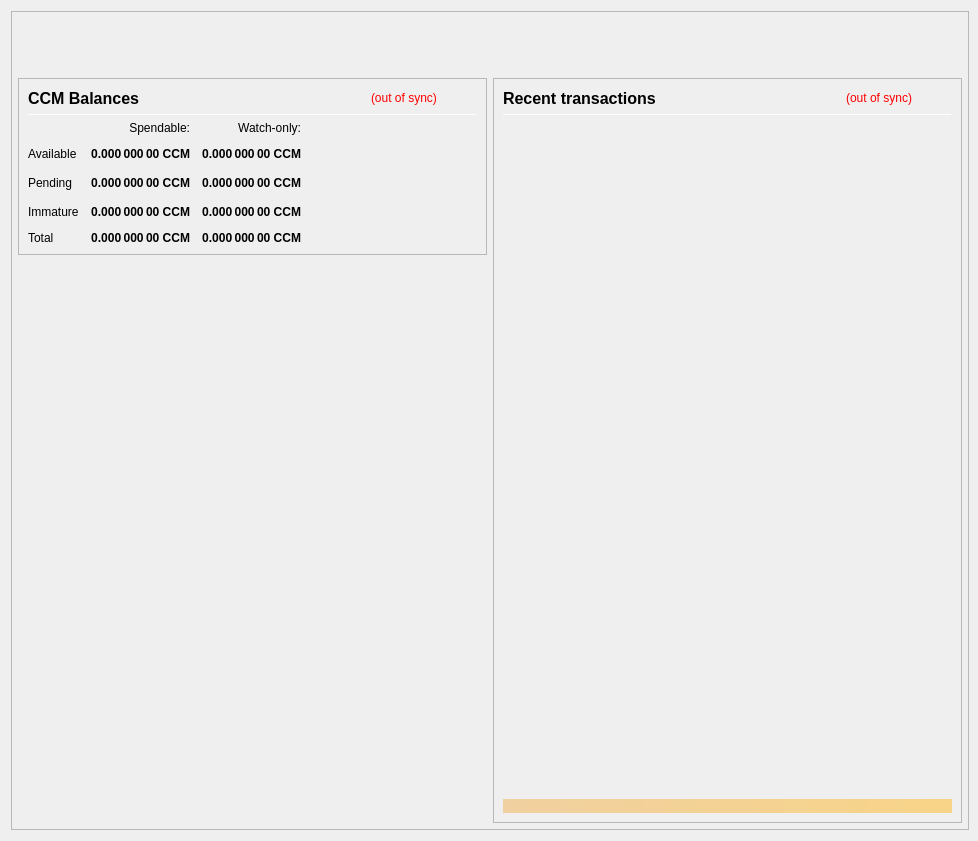
<?xml version="1.0" encoding="UTF-8"?>
<ui version="4.0">
 <class>OverviewPage</class>
 <widget class="QWidget" name="OverviewPage">
  <property name="geometry">
   <rect>
    <x>0</x>
    <y>0</y>
    <width>978</width>
    <height>841</height>
   </rect>
  </property>
  <property name="minimumSize">
   <size>
    <width>960</width>
    <height>682</height>
   </size>
  </property>
  <property name="font">
   <font>
    <weight>50</weight>
    <bold>false</bold>
   </font>
  </property>
  <property name="windowTitle">
   <string>Form</string>
  </property>
  <layout class="QVBoxLayout" name="topLayout" stretch="0">
   <property name="rightMargin">
    <number>9</number>
   </property>
   <item>
    <widget class="QFrame" name="frame_BG">
     <property name="minimumSize">
      <size>
       <width>850</width>
       <height>610</height>
      </size>
     </property>
     <property name="maximumSize">
      <size>
       <width>16777215</width>
       <height>16777215</height>
      </size>
     </property>
     <property name="frameShape">
      <enum>QFrame::StyledPanel</enum>
     </property>
     <property name="frameShadow">
      <enum>QFrame::Raised</enum>
     </property>
     <layout class="QVBoxLayout" name="verticalLayout_3" stretch="0">
      <property name="leftMargin">
       <number>0</number>
      </property>
      <property name="topMargin">
       <number>0</number>
      </property>
      <property name="rightMargin">
       <number>0</number>
      </property>
      <property name="bottomMargin">
       <number>6</number>
      </property>
      <item>
       <layout class="QVBoxLayout" name="verticalLayout_Master" stretch="0,1">
        <property name="leftMargin">
         <number>0</number>
        </property>
        <property name="topMargin">
         <number>0</number>
        </property>
        <property name="rightMargin">
         <number>0</number>
        </property>
        <property name="bottomMargin">
         <number>0</number>
        </property>
        <item>
         <widget class="QFrame" name="frame_Header">
          <layout class="QVBoxLayout" name="verticalLayout_Header" stretch="0">
           <property name="leftMargin">
            <number>0</number>
           </property>
           <property name="topMargin">
            <number>0</number>
           </property>
           <property name="rightMargin">
            <number>0</number>
           </property>
           <property name="bottomMargin">
            <number>0</number>
           </property>
           <item>
            <layout class="QHBoxLayout" name="horizontalLayout_Header" stretch="1,0">
             <property name="spacing">
              <number>6</number>
             </property>
             <item>
              <spacer name="horizontalSpacer_Header">
               <property name="orientation">
                <enum>Qt::Horizontal</enum>
               </property>
               <property name="sizeHint" stdset="0">
                <size>
                 <width>40</width>
                 <height>20</height>
                </size>
               </property>
              </spacer>
             </item>
             <item>
              <widget class="QLabel" name="labelOverviewHeaderRight">
               <property name="minimumSize">
                <size>
                 <width>464</width>
                 <height>60</height>
                </size>
               </property>
               <property name="maximumSize">
                <size>
                 <width>16777215</width>
                 <height>60</height>
                </size>
               </property>
               <property name="font">
                <font>
                 <pointsize>14</pointsize>
                </font>
               </property>
               <property name="text">
                <string/>
               </property>
               <property name="alignment">
                <set>Qt::AlignRight|Qt::AlignTrailing|Qt::AlignVCenter</set>
               </property>
              </widget>
             </item>
            </layout>
           </item>
          </layout>
         </widget>
        </item>
        <item>
         <widget class="QFrame" name="frame_Content">
          <layout class="QVBoxLayout" name="verticalLayout_Content">
           <property name="leftMargin">
            <number>6</number>
           </property>
           <property name="topMargin">
            <number>0</number>
           </property>
           <property name="rightMargin">
            <number>6</number>
           </property>
           <property name="bottomMargin">
            <number>0</number>
           </property>
           <item>
            <layout class="QHBoxLayout" name="horizontalLayout_Content" stretch="1,1">
             <property name="spacing">
              <number>6</number>
             </property>
             <item>
              <layout class="QVBoxLayout" name="verticalLayout_left" stretch="0,0">
               <item>
                <widget class="QFrame" name="frameBalances">
                 <property name="frameShape">
                  <enum>QFrame::StyledPanel</enum>
                 </property>
                 <property name="frameShadow">
                  <enum>QFrame::Raised</enum>
                 </property>
                 <layout class="QVBoxLayout" name="verticalLayout_4">
                  <item>
                   <layout class="QHBoxLayout" name="hlBalancesHeader" stretch="2,0,0">
                    <property name="spacing">
                     <number>6</number>
                    </property>
                    <item>
                     <widget class="QLabel" name="labelBalances">
                      <property name="minimumSize">
                       <size>
                        <width>0</width>
                        <height>0</height>
                       </size>
                      </property>
                      <property name="font">
                       <font>
                        <pointsize>12</pointsize>
                        <weight>75</weight>
                        <bold>true</bold>
                       </font>
                      </property>
                      <property name="text">
                       <string>CCM Balances</string>
                      </property>
                     </widget>
                    </item>
                    <item>
                     <widget class="QLabel" name="labelWalletStatus">
                      <property name="cursor">
                       <cursorShape>WhatsThisCursor</cursorShape>
                      </property>
                      <property name="toolTip">
                       <string>The displayed information may be out of date. Your wallet automatically synchronizes with the CRYPTOCOUPON network after a connection is established, but this process has not completed yet.</string>
                      </property>
                      <property name="styleSheet">
                       <string notr="true">QLabel { color: red; }</string>
                      </property>
                      <property name="text">
                       <string notr="true">(out of sync)</string>
                      </property>
                      <property name="alignment">
                       <set>Qt::AlignLeading|Qt::AlignLeft|Qt::AlignVCenter</set>
                      </property>
                     </widget>
                    </item>
                    <item>
                     <spacer name="hsBalancesHeader">
                      <property name="orientation">
                       <enum>Qt::Horizontal</enum>
                      </property>
                      <property name="sizeHint" stdset="0">
                       <size>
                        <width>40</width>
                        <height>20</height>
                       </size>
                      </property>
                     </spacer>
                    </item>
                   </layout>
                  </item>
                  <item>
                   <widget class="Line" name="lineBalances">
                    <property name="minimumSize">
                     <size>
                      <width>0</width>
                      <height>1</height>
                     </size>
                    </property>
                    <property name="maximumSize">
                     <size>
                      <width>16777215</width>
                      <height>1</height>
                     </size>
                    </property>
                    <property name="orientation">
                     <enum>Qt::Horizontal</enum>
                    </property>
                   </widget>
                  </item>
                  <item>
                   <layout class="QGridLayout" name="gridLayout">
                    <property name="spacing">
                     <number>12</number>
                    </property>
                    <item row="2" column="2">
                     <widget class="QLabel" name="labelWatchPending">
                      <property name="font">
                       <font>
                        <weight>75</weight>
                        <bold>true</bold>
                       </font>
                      </property>
                      <property name="cursor">
                       <cursorShape>ArrowCursor</cursorShape>
                      </property>
                      <property name="toolTip">
                       <string>Unconfirmed transactions to watch-only addresses</string>
                      </property>
                      <property name="text">
                       <string notr="true">0.000 000 00 CCM</string>
                      </property>
                      <property name="alignment">
                       <set>Qt::AlignRight|Qt::AlignTrailing|Qt::AlignVCenter</set>
                      </property>
                      <property name="textInteractionFlags">
                       <set>Qt::NoTextInteraction</set>
                      </property>
                     </widget>
                    </item>
                    <item row="2" column="1">
                     <widget class="QLabel" name="labelUnconfirmed">
                      <property name="font">
                       <font>
                        <weight>75</weight>
                        <bold>true</bold>
                       </font>
                      </property>
                      <property name="cursor">
                       <cursorShape>ArrowCursor</cursorShape>
                      </property>
                      <property name="toolTip">
                       <string>Total of transactions that have yet to be confirmed, and do not yet count toward the spendable balance</string>
                      </property>
                      <property name="text">
                       <string notr="true">0.000 000 00 CCM</string>
                      </property>
                      <property name="alignment">
                       <set>Qt::AlignRight|Qt::AlignTrailing|Qt::AlignVCenter</set>
                      </property>
                      <property name="textInteractionFlags">
                       <set>Qt::NoTextInteraction</set>
                      </property>
                     </widget>
                    </item>
                    <item row="3" column="2">
                     <widget class="QLabel" name="labelWatchImmature">
                      <property name="font">
                       <font>
                        <weight>75</weight>
                        <bold>true</bold>
                       </font>
                      </property>
                      <property name="cursor">
                       <cursorShape>ArrowCursor</cursorShape>
                      </property>
                      <property name="toolTip">
                       <string>Staked or masternode rewards in watch-only addresses that has not yet matured</string>
                      </property>
                      <property name="text">
                       <string notr="true">0.000 000 00 CCM</string>
                      </property>
                      <property name="alignment">
                       <set>Qt::AlignRight|Qt::AlignTrailing|Qt::AlignVCenter</set>
                      </property>
                      <property name="textInteractionFlags">
                       <set>Qt::NoTextInteraction</set>
                      </property>
                     </widget>
                    </item>
                    <item row="4" column="0">
                     <widget class="QLabel" name="labelTotalText">
                      <property name="text">
                       <string>Total</string>
                      </property>
                      <property name="textInteractionFlags">
                       <set>Qt::NoTextInteraction</set>
                      </property>
                     </widget>
                    </item>
                    <item row="3" column="1">
                     <widget class="QLabel" name="labelImmature">
                      <property name="font">
                       <font>
                        <weight>75</weight>
                        <bold>true</bold>
                       </font>
                      </property>
                      <property name="cursor">
                       <cursorShape>ArrowCursor</cursorShape>
                      </property>
                      <property name="toolTip">
                       <string>Staked or masternode rewards that has not yet matured</string>
                      </property>
                      <property name="text">
                       <string notr="true">0.000 000 00 CCM</string>
                      </property>
                      <property name="alignment">
                       <set>Qt::AlignRight|Qt::AlignTrailing|Qt::AlignVCenter</set>
                      </property>
                      <property name="textInteractionFlags">
                       <set>Qt::NoTextInteraction</set>
                      </property>
                     </widget>
                    </item>
                    <item row="2" column="3">
                     <spacer name="hsBalances">
                      <property name="orientation">
                       <enum>Qt::Horizontal</enum>
                      </property>
                      <property name="sizeHint" stdset="0">
                       <size>
                        <width>40</width>
                        <height>20</height>
                       </size>
                      </property>
                     </spacer>
                    </item>
                    <item row="3" column="0">
                     <widget class="QLabel" name="labelImmatureText">
                      <property name="text">
                       <string>Immature</string>
                      </property>
                      <property name="textInteractionFlags">
                       <set>Qt::NoTextInteraction</set>
                      </property>
                     </widget>
                    </item>
                    <item row="4" column="1">
                     <widget class="QLabel" name="labelTotal">
                      <property name="font">
                       <font>
                        <weight>75</weight>
                        <bold>true</bold>
                       </font>
                      </property>
                      <property name="cursor">
                       <cursorShape>ArrowCursor</cursorShape>
                      </property>
                      <property name="toolTip">
                       <string>Your current total balance</string>
                      </property>
                      <property name="text">
                       <string notr="true">0.000 000 00 CCM</string>
                      </property>
                      <property name="alignment">
                       <set>Qt::AlignRight|Qt::AlignTrailing|Qt::AlignVCenter</set>
                      </property>
                      <property name="textInteractionFlags">
                       <set>Qt::NoTextInteraction</set>
                      </property>
                     </widget>
                    </item>
                    <item row="4" column="2">
                     <widget class="QLabel" name="labelWatchTotal">
                      <property name="font">
                       <font>
                        <weight>75</weight>
                        <bold>true</bold>
                       </font>
                      </property>
                      <property name="cursor">
                       <cursorShape>ArrowCursor</cursorShape>
                      </property>
                      <property name="toolTip">
                       <string>Current total balance in watch-only addresses</string>
                      </property>
                      <property name="text">
                       <string notr="true">0.000 000 00 CCM</string>
                      </property>
                      <property name="alignment">
                       <set>Qt::AlignRight|Qt::AlignTrailing|Qt::AlignVCenter</set>
                      </property>
                      <property name="textInteractionFlags">
                       <set>Qt::NoTextInteraction</set>
                      </property>
                     </widget>
                    </item>
                    <item row="0" column="2">
                     <widget class="QLabel" name="labelWatchonly">
                      <property name="text">
                       <string>Watch-only:</string>
                      </property>
                      <property name="alignment">
                       <set>Qt::AlignRight|Qt::AlignTrailing|Qt::AlignVCenter</set>
                      </property>
                     </widget>
                    </item>
                    <item row="1" column="0">
                     <widget class="QLabel" name="labelBalanceText">
                      <property name="text">
                       <string>Available</string>
                      </property>
                      <property name="textInteractionFlags">
                       <set>Qt::NoTextInteraction</set>
                      </property>
                     </widget>
                    </item>
                    <item row="1" column="1">
                     <widget class="QLabel" name="labelBalance">
                      <property name="font">
                       <font>
                        <weight>75</weight>
                        <bold>true</bold>
                       </font>
                      </property>
                      <property name="cursor">
                       <cursorShape>ArrowCursor</cursorShape>
                      </property>
                      <property name="toolTip">
                       <string>Your current spendable balance</string>
                      </property>
                      <property name="text">
                       <string notr="true">0.000 000 00 CCM</string>
                      </property>
                      <property name="alignment">
                       <set>Qt::AlignRight|Qt::AlignTrailing|Qt::AlignVCenter</set>
                      </property>
                      <property name="textInteractionFlags">
                       <set>Qt::NoTextInteraction</set>
                      </property>
                     </widget>
                    </item>
                    <item row="1" column="2">
                     <widget class="QLabel" name="labelWatchAvailable">
                      <property name="font">
                       <font>
                        <weight>75</weight>
                        <bold>true</bold>
                       </font>
                      </property>
                      <property name="cursor">
                       <cursorShape>ArrowCursor</cursorShape>
                      </property>
                      <property name="toolTip">
                       <string>Your current balance in watch-only addresses</string>
                      </property>
                      <property name="text">
                       <string notr="true">0.000 000 00 CCM</string>
                      </property>
                      <property name="alignment">
                       <set>Qt::AlignRight|Qt::AlignTrailing|Qt::AlignVCenter</set>
                      </property>
                      <property name="textInteractionFlags">
                       <set>Qt::NoTextInteraction</set>
                      </property>
                     </widget>
                    </item>
                    <item row="2" column="0">
                     <widget class="QLabel" name="labelPendingText">
                      <property name="text">
                       <string>Pending</string>
                      </property>
                      <property name="textInteractionFlags">
                       <set>Qt::NoTextInteraction</set>
                      </property>
                     </widget>
                    </item>
                    <item row="0" column="1">
                     <widget class="QLabel" name="labelSpendable">
                      <property name="text">
                       <string>Spendable:</string>
                      </property>
                      <property name="alignment">
                       <set>Qt::AlignRight|Qt::AlignTrailing|Qt::AlignVCenter</set>
                      </property>
                     </widget>
                    </item>
                   </layout>
                  </item>
                 </layout>
                </widget>
               </item>
               <item>
                <spacer name="verticalSpacer">
                 <property name="orientation">
                  <enum>Qt::Vertical</enum>
                 </property>
                 <property name="sizeHint" stdset="0">
                  <size>
                   <width>20</width>
                   <height>40</height>
                  </size>
                 </property>
                </spacer>
               </item>
              </layout>
             </item>
             <item>
              <layout class="QVBoxLayout" name="verticalLayout_right" stretch="1">
               <item>
                <widget class="QFrame" name="frame_RecentTransactions">
                 <property name="minimumSize">
                  <size>
                   <width>0</width>
                   <height>0</height>
                  </size>
                 </property>
                 <property name="frameShape">
                  <enum>QFrame::StyledPanel</enum>
                 </property>
                 <property name="frameShadow">
                  <enum>QFrame::Raised</enum>
                 </property>
                 <layout class="QVBoxLayout" name="verticalLayout_1" stretch="0,0,0,0,0">
                  <item>
                   <layout class="QHBoxLayout" name="horizontalLayout_2" stretch="2,0,0">
                    <property name="spacing">
                     <number>3</number>
                    </property>
                    <item>
                     <widget class="QLabel" name="label_4">
                      <property name="minimumSize">
                       <size>
                        <width>0</width>
                        <height>20</height>
                       </size>
                      </property>
                      <property name="font">
                       <font>
                        <pointsize>12</pointsize>
                        <weight>75</weight>
                        <bold>true</bold>
                       </font>
                      </property>
                      <property name="text">
                       <string>Recent transactions</string>
                      </property>
                     </widget>
                    </item>
                    <item>
                     <widget class="QLabel" name="labelTransactionsStatus">
                      <property name="cursor">
                       <cursorShape>WhatsThisCursor</cursorShape>
                      </property>
                      <property name="toolTip">
                       <string>The displayed information may be out of date. Your wallet automatically synchronizes with the CRYPTOCOUPON network after a connection is established, but this process has not completed yet.</string>
                      </property>
                      <property name="styleSheet">
                       <string notr="true">QLabel { color: red; }</string>
                      </property>
                      <property name="text">
                       <string notr="true">(out of sync)</string>
                      </property>
                      <property name="alignment">
                       <set>Qt::AlignRight|Qt::AlignTrailing|Qt::AlignVCenter</set>
                      </property>
                     </widget>
                    </item>
                    <item>
                     <spacer name="horizontalSpacer">
                      <property name="orientation">
                       <enum>Qt::Horizontal</enum>
                      </property>
                      <property name="sizeHint" stdset="0">
                       <size>
                        <width>40</width>
                        <height>20</height>
                       </size>
                      </property>
                     </spacer>
                    </item>
                   </layout>
                  </item>
                  <item>
                   <widget class="Line" name="line">
                    <property name="minimumSize">
                     <size>
                      <width>0</width>
                      <height>1</height>
                     </size>
                    </property>
                    <property name="maximumSize">
                     <size>
                      <width>16777215</width>
                      <height>1</height>
                     </size>
                    </property>
                    <property name="orientation">
                     <enum>Qt::Horizontal</enum>
                    </property>
                   </widget>
                  </item>
                  <item>
                   <widget class="QListView" name="listTransactions">
                    <property name="minimumSize">
                     <size>
                      <width>0</width>
                      <height>0</height>
                     </size>
                    </property>
                    <property name="styleSheet">
                     <string notr="true">QListView { background: transparent; }</string>
                    </property>
                    <property name="frameShape">
                     <enum>QFrame::NoFrame</enum>
                    </property>
                    <property name="verticalScrollBarPolicy">
                     <enum>Qt::ScrollBarAlwaysOff</enum>
                    </property>
                    <property name="horizontalScrollBarPolicy">
                     <enum>Qt::ScrollBarAlwaysOff</enum>
                    </property>
                    <property name="selectionMode">
                     <enum>QAbstractItemView::NoSelection</enum>
                    </property>
                   </widget>
                  </item>
                  <item>
                   <spacer name="verticalSpacer_2">
                    <property name="orientation">
                     <enum>Qt::Vertical</enum>
                    </property>
                    <property name="sizeType">
                     <enum>QSizePolicy::Expanding</enum>
                    </property>
                    <property name="sizeHint" stdset="0">
                     <size>
                      <width>20</width>
                      <height>40</height>
                     </size>
                    </property>
                   </spacer>
                  </item>
                  <item>
                   <widget class="QLabel" name="labelAlerts">
                    <property name="maximumSize">
                     <size>
                      <width>16777215</width>
                      <height>16777215</height>
                     </size>
                    </property>
                    <property name="styleSheet">
                     <string notr="true">background-color: qlineargradient(x1: 0, y1: 0, x2: 1, y2: 0, stop:0 #F0D0A0, stop:1 #F8D488); color:#000000;</string>
                    </property>
                    <property name="text">
                     <string/>
                    </property>
                    <property name="wordWrap">
                     <bool>true</bool>
                    </property>
                    <property name="margin">
                     <number>3</number>
                    </property>
                   </widget>
                  </item>
                 </layout>
                </widget>
               </item>
              </layout>
             </item>
            </layout>
           </item>
          </layout>
         </widget>
        </item>
       </layout>
      </item>
     </layout>
    </widget>
   </item>
  </layout>
 </widget>
 <resources/>
 <connections/>
</ui>
